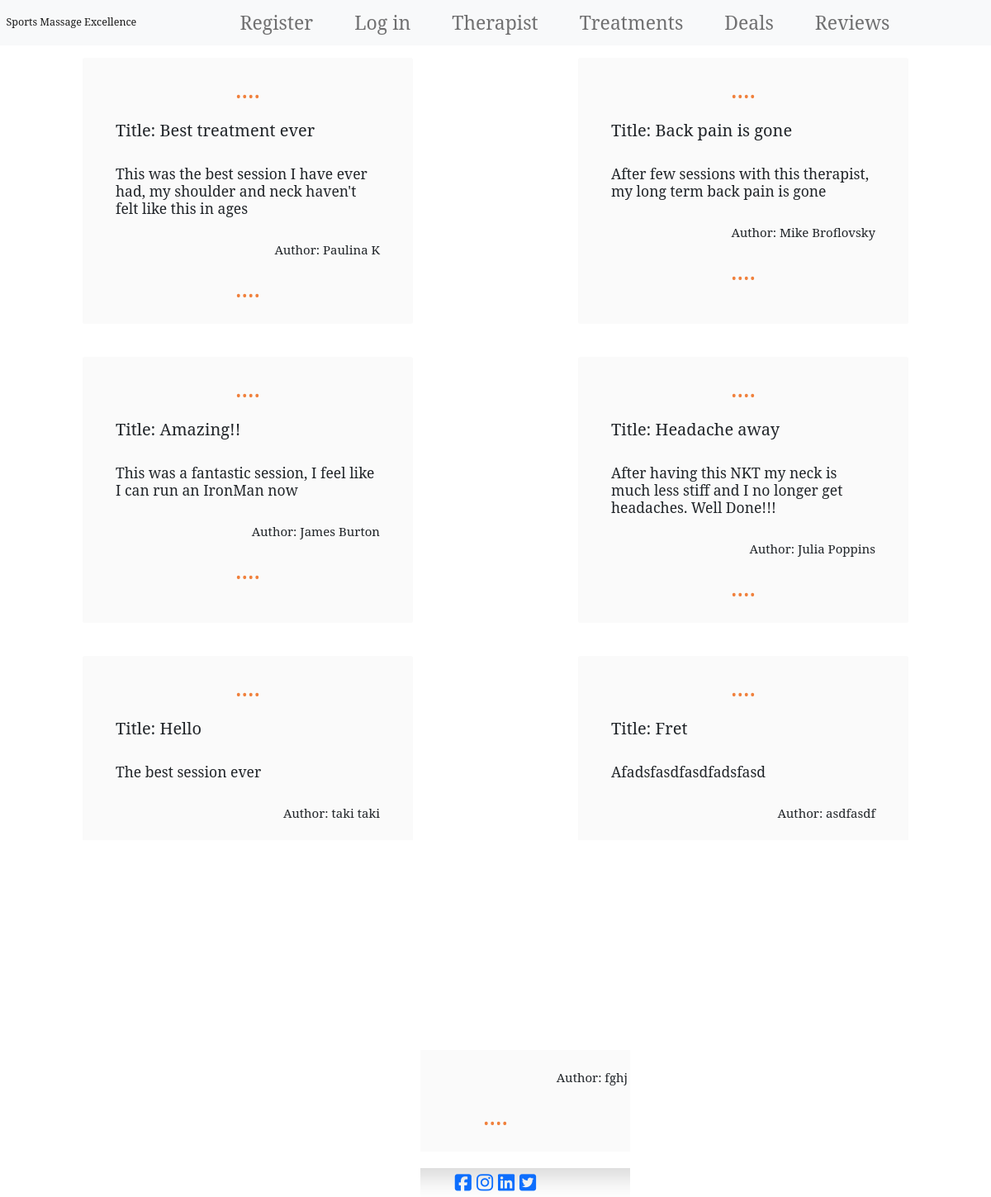
The page /reviews/ on the database as committed earlier.
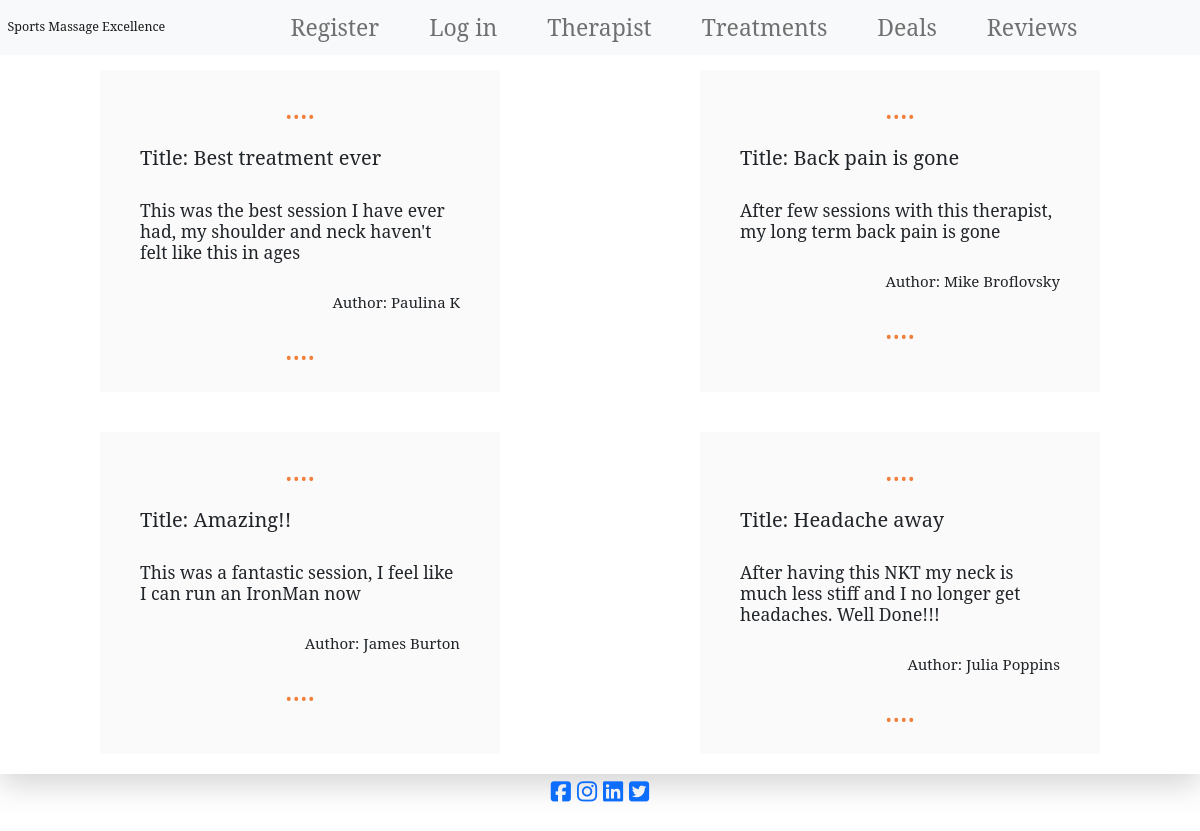
The same page on the database as committed later.
### reviews/models.py (models this page shows, shortened)
class Review(models.Model):
    title = models.CharField(max_length=50, null=False,
                             blank=False, default='Title')
    description = models.TextField()
    date = models.DateTimeField(auto_now_add=True)
    author = models.CharField(max_length=20, null=False, blank=True)
    featured = models.BooleanField(default=False, null=True, blank=True)

### reviews/views.py (the view)
# urls.py: path('', views.reviews, name='reviews'),
def reviews(request):
    reviews = Review.objects.all()
    context = {
        'reviews': reviews,
    }
    return render(request, 'reviews/reviews.html', context)

### basket/contexts.py (called while the page is built, shortened)
def basket_contents(request):
    basket_items = []
    total = 0
    product_count = 0
    basket = request.session.get('basket', {})
    context = {
        'basket_items': basket_items,
        'total': total,
        'product_count': product_count
    }
    return context

### reviews/templates/reviews/reviews.html
{% extends 'base.html' %}
{% load static %}
{% block extra_css %}
<link rel="stylesheet" href="{% static 'reviews/css/reviews.css' %}">
{% endblock %}
{% block content %}
{% include 'components/navbar/navbar.html' %}
<div class="row justify-content-around shadow-lg">
    {% for review in reviews %}
    <div class="col-4 review-card rounded">
        <h2 class="review-dots text-center">....</h2>
        <h2 class="review-text">Title: {{ review.title|capfirst }}</h2>
        <h3 class="review-text">{{ review.description|capfirst }}</h3>
        <h4 class="review-text text-end">Author: {{ review.author }}</h4>
        <h2 class="review-dots text-center">....</h2>
    </div>
    {% endfor %}
</div>
{% include 'components/footer/footer.html' %}
{% endblock %}

Rows that differ between the two databases and show on the page:
removed Review: title "Hello", description "The best session ever", author "taki taki"
removed Review: title "Fret", description "Afadsfasdfasdfadsfasd", author "asdfasdf"
removed Review: author "fghj"
